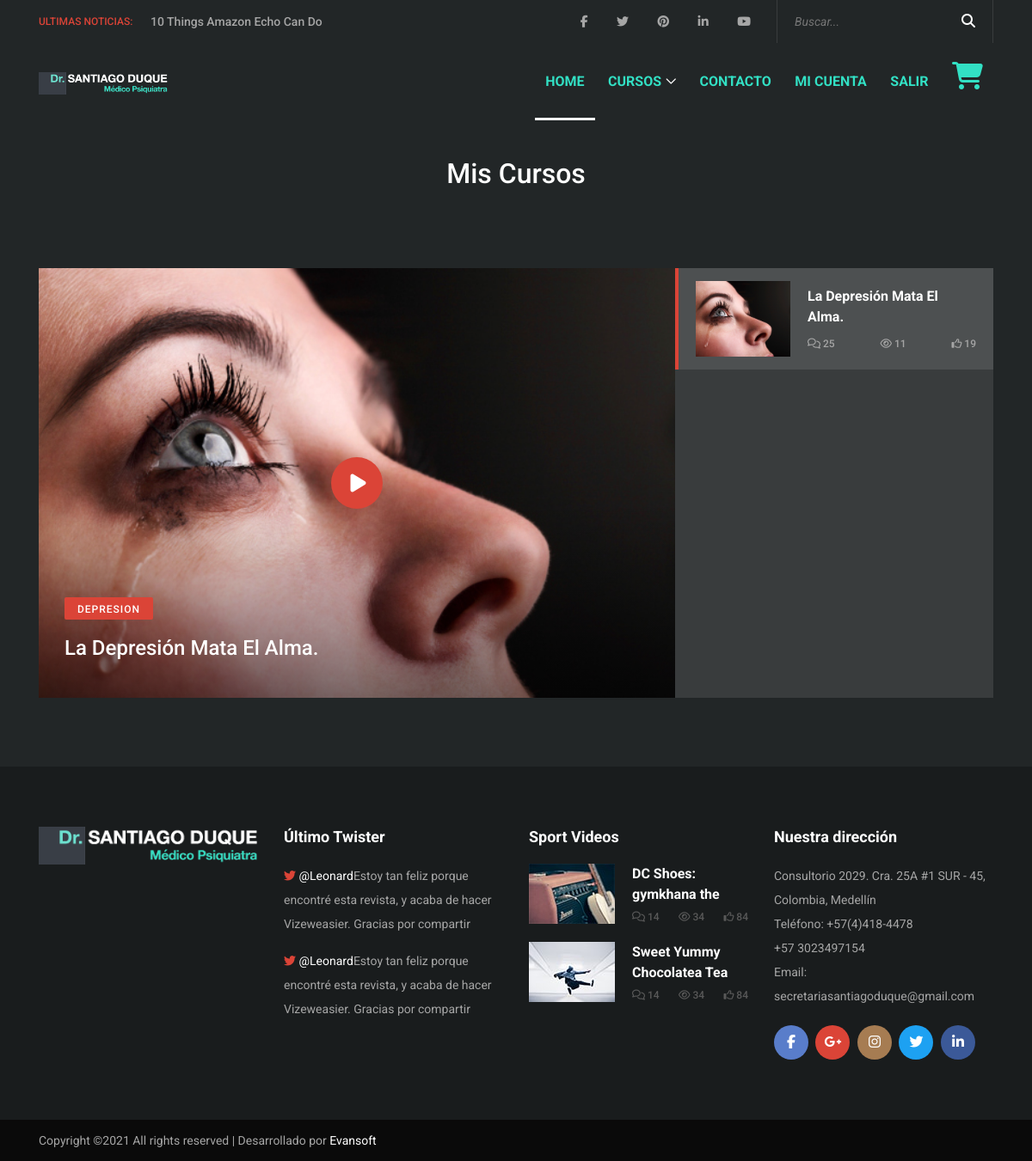
The app's page /cuenta/ (signed in) with its own data.
### a/models.py (models this page shows, shortened)
class CompraCurso(models.Model):
	subcategoria = models.ForeignKey(subCategorias,on_delete=models.CASCADE)
	user = models.ForeignKey(Usuario,on_delete=models.CASCADE)

class subCategorias(models.Model):
	nombre = models.CharField(max_length=50)
	titulo = models.CharField(max_length=150,default="")
	intro = models.FileField(upload_to="Intro")
	precio = models.CharField(max_length=10)
	categoria = models.ForeignKey(Categoria,on_delete=models.CASCADE)
	duracion = models.CharField(max_length=6)
	descripcion = models.TextField()
	imagen = models.ImageField(upload_to="ImagenIntro")
	videoIntro = models.CharField(max_length=1000,default="https://www.youtube.com/embed/",null=True,blank=True)
	like = models.CharField(max_length=1000,default=0)
	fecha = models.CharField(max_length=10,default=date.today())
	consejo = models.CharField(max_length=200,default="")
	autor = models.CharField(max_length=50,default="")
	visto = models.CharField(max_length=1000,default=0)
	comentarios = models.CharField(max_length=10000,default=0)
	principal = models.BooleanField(default=False)

class Categoria(models.Model):
	nombre = models.CharField(max_length=50)
	imagen = models.ImageField(upload_to="ImgCategoria",default="",null=True)

### a/views.py (the view)
# urls.py: url(r'^cuenta/$',cuenta,name="cuenta"),
def cuenta(request):
	cat = Categoria.objects.all()
	compraCurso = CompraCurso.objects.filter(user=Usuario.objects.get(email=request.session['login']))
	for i in compraCurso:
		print(i)
	return render(request,'cuenta/index.html',{'compraCurso':compraCurso,'categoria':cat})

### template/cuenta/index.html
{% extends './base.html' %}
{% load static %}
{% block content %}
<br><br>
<section class="container">
    <div class="row justify-content-center">
        <h2>Mis Cursos</h2>
    </div>
</section>
<section class="hero--area section-padding-80">
    <div class="container">
        <div class="row no-gutters">
            <div class="col-12 col-md-7 col-lg-8">
                <div class="tab-content" id="padrevista">
                    {% for i in compraCurso %}
                        <div class="tab-pane fade show active" id="post-{{i.pk}}" role="tabpanel" aria-labelledby="post-{{i.pk}}-tab">
                            <div class="single-feature-post video-post bg-img" style="background-image: url('{{i.subcategoria.imagen.url}}');">
                                <a href="{% url 'curso' i.subcategoria.pk %}" class="btn play-btn"><i class="fa fa-play" aria-hidden="true"></i></a>
                                <div class="post-content">
                                    <a href="javascript:void(0);" class="post-cata">{{i.subcategoria.categoria.nombre}}</a>
                                    <a href="single-post.html" class="post-title">{{i.subcategoria.titulo}}</a>
                                </div>
                            </div>
                        </div>
                    {% endfor %}
                </div>
            </div>
            <div class="col-12 col-md-5 col-lg-4">
                <ul class="nav vizew-nav-tab" role="tablist" id="padrelista">
                    {% for i in compraCurso %}
                        <li class="nav-item">
                            <a class="nav-link active" id="post-{{i.pk}}-tab" data-toggle="pill" href="#post-{{i.pk}}" role="tab" aria-controls="post-{{i.pk}}" aria-selected="true">
                                <div class="single-blog-post style-2 d-flex align-items-center">
                                    <div class="post-thumbnail">
                                        <img src="{{i.subcategoria.imagen.url}}" alt="">
                                    </div>
                                    <div class="post-content">
                                        <h6 class="post-title">{{i.subcategoria.titulo}}</h6>
                                        <div class="post-meta d-flex justify-content-between">
                                            <span><i class="fa fa-comments-o" aria-hidden="true"></i> 25</span>
                                            <span><i class="fa fa-eye" aria-hidden="true"></i> 11</span>
                                            <span><i class="fa fa-thumbs-o-up" aria-hidden="true"></i> 19</span>
                                        </div>
                                    </div>
                                </div>
                            </a>
                        </li>
                    {% endfor %}
                </ul>
            </div>
        </div>
    </div>
</section>
{% endblock %}

### static/curso/style.css (style rules this page uses)
* { margin: 0; padding: 0; }
body { font-family: "Roboto", sans-serif; font-size: 14px; background-color: #222627; color: #a6a6a6; }
h1, h2, h3, h4, h5, h6 { font-family: "Roboto", sans-serif; color: #ffffff; line-height: 1.3; font-weight: 500; }
a, a:hover, a:focus { -webkit-transition-duration: 500ms; -o-transition-duration: 500ms; transition-duration: 500ms; text-decoration: none; outline: 0 solid transparent; color: #a6a6a6; font-weight: 500; font-size: 14px; font-family: "Roboto", sans-serif; }
ul { margin: 0; }
ul li { list-style: none; }
img { height: auto; max-width: 100%; }
.bg-img { background-position: center center; background-size: cover; background-repeat: no-repeat; }
.section-padding-80 { padding-top: 80px; padding-bottom: 80px; }
.vizew-nav-tab { position: relative; z-index: 1; background-color: #393c3d; width: 100%; height: 500px; overflow-x: hidden; overflow-y: scroll; }
.vizew-nav-tab .nav-link { padding: 0; padding: 15px 20px; border-left: 4px solid transparent; }
.vizew-nav-tab .nav-link.active { background-color: #4d5051; border-left-color: #db4437; }
.single-blog-post { position: relative; z-index: 1; margin-bottom: 20px; }
.single-blog-post:last-child { margin-bottom: 0; }
.single-blog-post .post-thumbnail { position: relative; z-index: 1; -webkit-box-flex: 0; -ms-flex: 0 0 100px; flex: 0 0 100px; max-width: 100px; width: 100px; }
.single-blog-post .post-thumbnail img { width: 100%; }
.single-blog-post .post-content { position: relative; z-index: 1; padding-left: 20px; }
.single-blog-post .post-content .post-title { color: #ffffff; margin-bottom: 5px; display: block; font-size: 16px; font-weight: 700; }
.single-blog-post.style-2 { margin-bottom: 0; }
.single-blog-post.style-2 .post-thumbnail { position: relative; z-index: 1; -webkit-box-flex: 0; -ms-flex: 0 0 110px; flex: 0 0 110px; max-width: 110px; width: 110px; }
.single-blog-post.style-2 .post-thumbnail img { width: 100%; }
.single-blog-post.style-2 .post-content { position: relative; z-index: 1; padding-left: 20px; }
.single-blog-post.style-2 .post-content .post-title { color: #ffffff; margin-bottom: 10px; display: block; font-weight: 700; font-size: 16px; line-height: 1.5; }
.single-blog-post.style-2 .post-content .post-meta span { display: inline-block; color: #a6a6a6; font-size: 12px; }
.single-feature-post.video-post { position: relative; z-index: 1; width: 100%; height: 500px; }
.single-feature-post.video-post::before { content: ""; position: absolute; height: 50%; width: 100%; z-index: 5; bottom: 0; left: 0; background: rgba(0, 0, 0, 0.5); background: -webkit-linear-gradient(bottom, rgba(0, 0, 0, 0.5) 0%, rgba(0, 0, 0, 0.01) 90%, rgba(0, 0, 0, 0) 100%); background: linear-gradient(to top, rgba(0, 0, 0, 0.5) 0%, rgba(0, 0, 0, 0.01) 90%, rgba(0, 0, 0, 0) 100%); }
.single-feature-post.video-post .play-btn { position: absolute; margin-top: -30px; margin-left: -30px; top: 50%; left: 50%; width: 60px; height: 60px; font-size: 24px; background-color: #db4437; border-radius: 50%; color: #ffffff; line-height: 60px; text-align: center; padding: 0 0 0 3px; z-index: 99; }
.single-feature-post.video-post .post-content { position: absolute; left: 30px; bottom: 30px; z-index: 59; width: 80%; }
.single-feature-post.video-post .post-content .post-title { font-size: 24px; display: block; color: #ffffff; margin-bottom: 10px; }
.post-cata { background-color: #db4437; padding: 8px 15px 6px; border-radius: 2px; font-size: 12px; letter-spacing: 1px; text-transform: uppercase; border: none; color: #ffffff; line-height: 1; margin-bottom: 15px; display: inline-block; }

### static/curso/css/classy-nav.css (style rules this page uses)
body { font-family: "Roboto", sans-serif; }
ul { margin: 0; }
ul li { list-style: none; }
img { height: auto; max-width: 100%; }
.bg-img { background-position: center center; background-size: cover; background-repeat: no-repeat; }
.justify-content-between { -webkit-box-pack: justify; -ms-flex-pack: justify; justify-content: space-between; }
.justify-content-center { -webkit-box-pack: center; -ms-flex-pack: center; justify-content: center; }

### records on screen
CompraCurso: subcategoria.imagen (picture), subcategoria.categoria.nombre "DEPRESION", subcategoria.titulo "La Depresión Mata El Alma."
